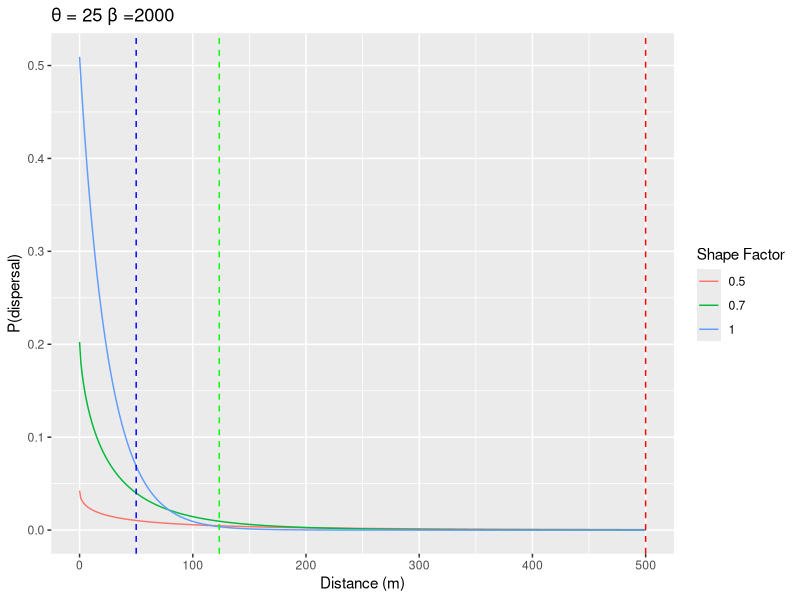
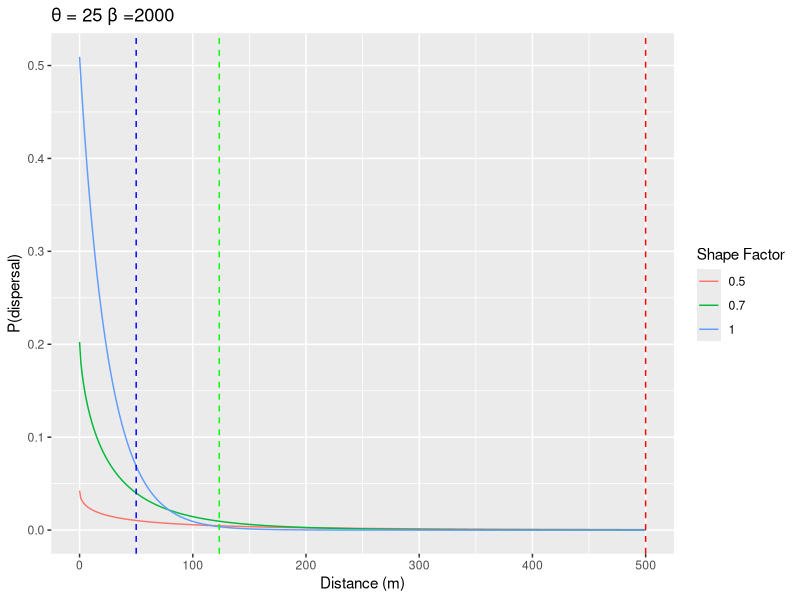

These figures' R source, in order:
enginefordispersal<-function(beta,b,theta,distance){
  ((beta*b)/(2*pi*theta*theta*gamma(2/b)))*exp(-distance^b/theta^b)
}

beta<-2000
theta<-25
b<-.5
distance<-seq(from=0, to=500,by=1)

for(y in distance){
  disperse<-enginefordispersal(beta,b,theta,distance)
}

dataframeb.4<-data.frame(disperse,distance,b,theta,beta)

b<-1
for(y in distance){
  disperse<-enginefordispersal(beta,b,theta,distance)
}

dataframe1<-data.frame(disperse,distance,b,theta,beta)

masterdf<-rbind(dataframe1,dataframeb.4)

library(tidyverse)

b<-.7
for(y in distance){
  disperse<-enginefordispersal(beta,b,theta,distance)
}

dataframe.7<-data.frame(disperse,distance,b,theta,beta)

masterdf<-rbind(masterdf,dataframe.7)

b<-.5
mdd.5<-theta*gamma(3/b)/gamma(2/b)

b<-1
mdd1<-theta*gamma(3/b)/gamma(2/b)

b<-.7
mdd.7<-theta*gamma(3/b)/gamma(2/b)



Freshtitle<-paste0("\u03b8 = ", theta, " \u03b2 =", beta)

ggplot(masterdf,aes(x=distance,
                    y=disperse,
                    group=b,
                    colour=as.factor(b)))+
  geom_line()+
  geom_vline(xintercept=mdd1, linetype="dashed", color="blue", size=.5)+
  geom_vline(xintercept=mdd.5, linetype="dashed", color="red", size=.5)+
  geom_vline(xintercept=mdd.7, linetype="dashed", color="green", size=.5)+
  xlab("Distance (m)")+ylab("P(dispersal)")+labs(color="Shape Factor")+
  ggtitle(Freshtitle)
  

plot1<-ggplot(masterdf,aes(x=distance,
                    y=disperse,
                    group=b,
                    colour=as.factor(b)))+
  geom_line()+
  geom_vline(xintercept=mdd1, linetype="dashed", color="blue", size=.5)+
  geom_vline(xintercept=mdd.5, linetype="dashed", color="red", size=.5)+
  geom_vline(xintercept=mdd.7, linetype="dashed", color="green", size=.5)+
  xlab("Distance (m)")+ylab("P(dispersal)")+labs(color="Shape Factor")+
  ggtitle(Freshtitle)


ggsave(filename = "Dispersal comparison.png",plot = plot1, 
       width = 30,
       height = 30,
       units = "cm")
  
